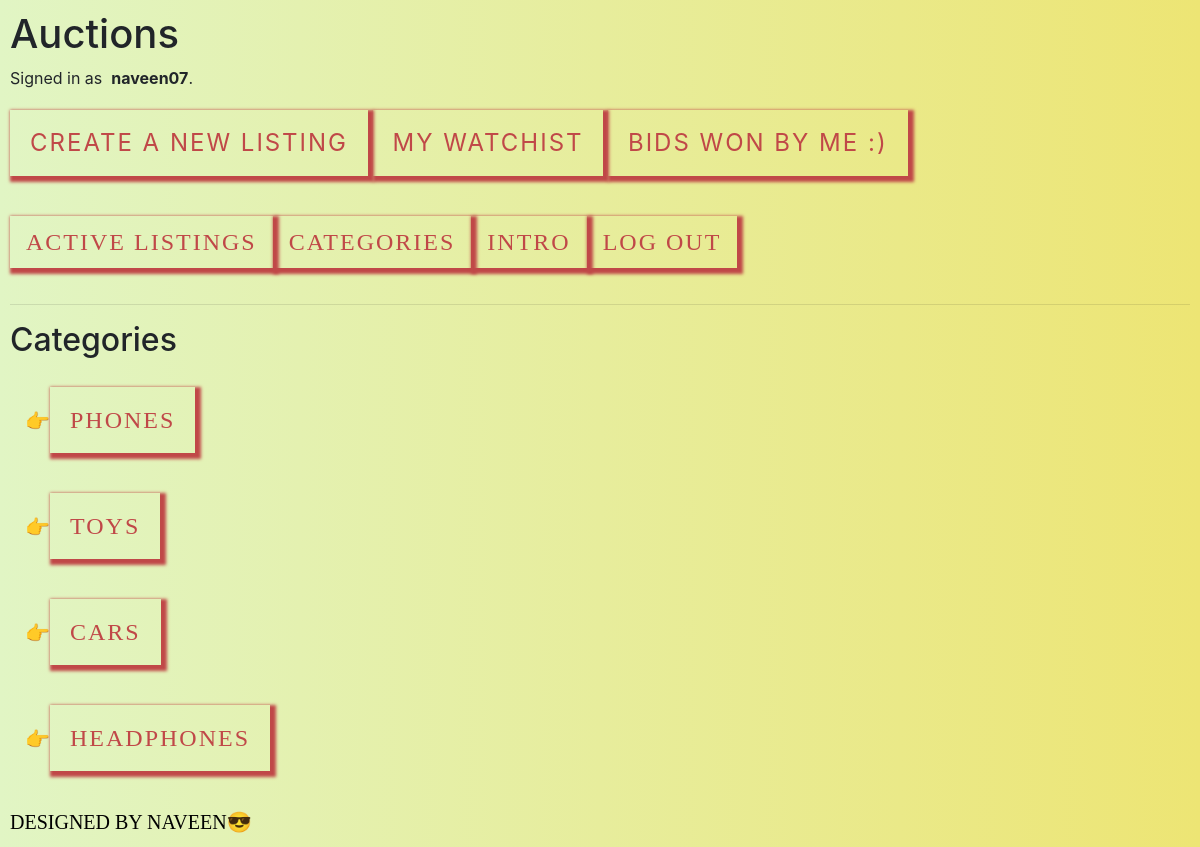
Page /categories (signed in) on the committed database.
### auctions/models.py (models this page shows)
class User(AbstractUser):
  pass

class Listings(models.Model):
    title1=models.CharField(max_length=64)
    desc =models.CharField(max_length=6400)
    bid=models.IntegerField()
    cat = models.CharField(max_length=64)
    lnk = models.CharField(max_length=640000,null=True,blank=True)
    usrr=models.CharField(max_length=64)
    crt=models.DateTimeField(default=datetime.now)

### auctions/views.py (the view)
# urls.py: path("categories",views.cate,name="cate"),
def cate(request):
    ll=[]
    categ=Listings.objects.all()
    for y in categ:
        if y.cat  not in ll:
          ll.append(y.cat)
    return render(request,"auctions/categories.html",{"ii":ll})

### auctions/templates/auctions/categories.html (shortened to what this page needs)
{% extends "auctions/layout.html" %}
{% block body %}
    <h2>Categories</h2>
    <ul>
    	{% for i in ii %}
    	<li>
    		<a href="/lists/{{ i }}">{{ i }}</a>
    	</li>
    	{% endfor %}
    </ul>
       <footer>
     DESIGNED BY NAVEEN😎
        </footer>
{% endblock %}

### auctions/templates/auctions/layout.html (shortened to what this page needs)
{% load static %}
<!DOCTYPE html>
<html lang="en">
    <head>
        <link rel="stylesheet" href="https://stackpath.bootstrapcdn.com/bootstrap/4.4.1/css/bootstrap.min.css">
        <link href="{% static 'auctions/styles.css' %}" rel="stylesheet">
    </head>
    <body>
        <h1>Auctions</h1>
        <div >
            {% if user.is_authenticated %}
                Signed in as&nbsp <strong>{{ user.username }}</strong>.<br>
                 <a   href="/create">Create a new listing</a>
                <a  href="/my">My Watchist</a>
                <a href="/winners">Bids won by me :)</a>
            {% else %}
                Not signed in.
            {% endif %}
        </div>
        <ul class="nav">
            <li class="nav-item">
                <a class="nav-link"  href="{% url 'index' %}">Active Listings</a>
            </li>
                <li class="nav-item">
                <a class="nav-link"  href="{% url 'cate' %}">Categories</a>
            </li>
                <li class="nav-item">
                <a class="nav-link"  href="{% url 'start' %}">Intro</a>
            </li>
            {% if user.is_authenticated %}
                <li class="nav-item">
                    <a class="nav-link" href="{% url 'logout' %}">Log Out</a>
                </li>
            {% endif %}
        </ul>
        <hr>
        {% block body %}
        {% endblock %}
    </body>
</html>

### auctions/static/auctions/styles.css (style rules this page uses)
body { padding: 10px; }

### auctions/templates/auctions/layout.html (style rules this page uses)
body { background: #EDE574; background: -webkit-linear-gradient(to right, #E1F5C4, #EDE574); background: linear-gradient(to right, #E1F5C4, #EDE574); }
a { position: relative; display: inline-block; padding: 15px 20px; margin: 20px 0; color: #c04848; font-size: 24px; text-decoration: none; text-transform: uppercase; transition: 0.5s; letter-spacing: 2px; box-shadow: 3px 3px 3px 3px; }
ul { list-style-type: "👉"; }

### auctions/templates/auctions/categories.html (style rules this page uses)
li,footer { color: black; font-size: 20px; font-family: "Times New Roman", Times, serif; }

### rows in the picture
User: username "naveen07"
Listings: ii "PHONES"
Listings: ii "TOYS"
Listings: ii "CARS"
Listings: ii "HEADPHONES"
